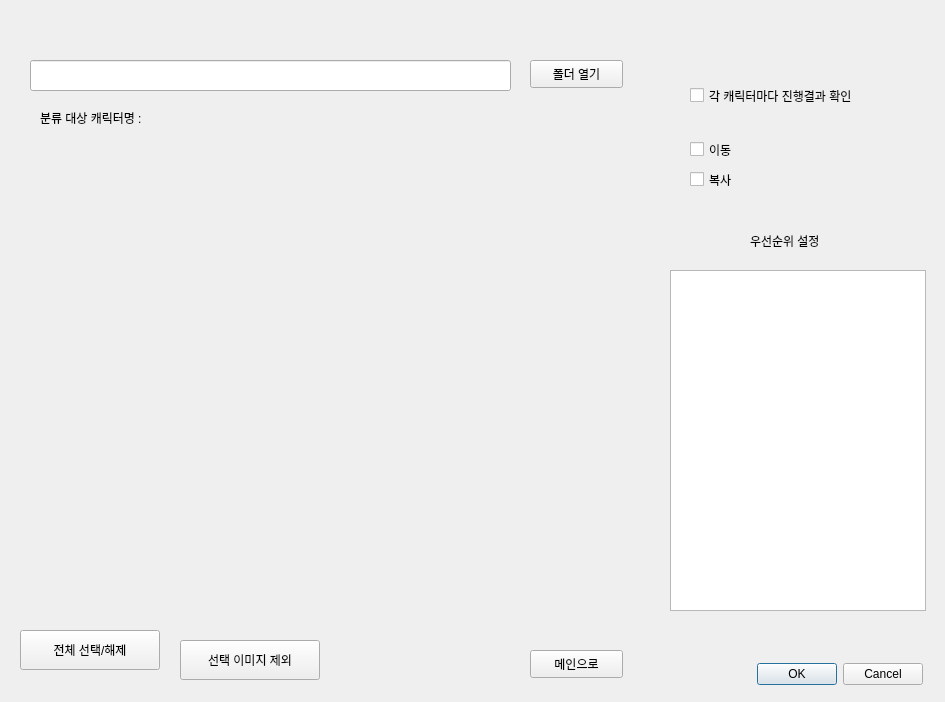
<?xml version="1.0" encoding="UTF-8"?>
<ui version="4.0">
 <class>Form</class>
 <widget class="QWidget" name="Form">
  <property name="geometry">
   <rect>
    <x>0</x>
    <y>0</y>
    <width>945</width>
    <height>702</height>
   </rect>
  </property>
  <property name="windowTitle">
   <string>이미지 자동 분류</string>
  </property>
  <widget class="QPushButton" name="buttonMain">
   <property name="geometry">
    <rect>
     <x>530</x>
     <y>650</y>
     <width>93</width>
     <height>28</height>
    </rect>
   </property>
   <property name="text">
    <string>메인으로</string>
   </property>
  </widget>
  <widget class="QLineEdit" name="lineEdit">
   <property name="geometry">
    <rect>
     <x>30</x>
     <y>60</y>
     <width>481</width>
     <height>31</height>
    </rect>
   </property>
  </widget>
  <widget class="QPushButton" name="pushButton">
   <property name="geometry">
    <rect>
     <x>530</x>
     <y>60</y>
     <width>93</width>
     <height>28</height>
    </rect>
   </property>
   <property name="text">
    <string>폴더 열기</string>
   </property>
  </widget>
  <widget class="QDialogButtonBox" name="buttonBox">
   <property name="geometry">
    <rect>
     <x>730</x>
     <y>660</y>
     <width>193</width>
     <height>28</height>
    </rect>
   </property>
   <property name="standardButtons">
    <set>QDialogButtonBox::Cancel|QDialogButtonBox::Ok</set>
   </property>
  </widget>
  <widget class="QPushButton" name="pushButton_2">
   <property name="geometry">
    <rect>
     <x>20</x>
     <y>630</y>
     <width>140</width>
     <height>40</height>
    </rect>
   </property>
   <property name="text">
    <string>전체 선택/해제</string>
   </property>
  </widget>
  <widget class="QPushButton" name="pushButton_3">
   <property name="geometry">
    <rect>
     <x>180</x>
     <y>640</y>
     <width>140</width>
     <height>40</height>
    </rect>
   </property>
   <property name="text">
    <string>선택 이미지 제외</string>
   </property>
  </widget>
  <widget class="QLabel" name="label_2">
   <property name="geometry">
    <rect>
     <x>40</x>
     <y>110</y>
     <width>281</width>
     <height>16</height>
    </rect>
   </property>
   <property name="text">
    <string>분류 대상 캐릭터명 :</string>
   </property>
  </widget>
  <widget class="QCheckBox" name="checkBox">
   <property name="geometry">
    <rect>
     <x>690</x>
     <y>80</y>
     <width>221</width>
     <height>31</height>
    </rect>
   </property>
   <property name="text">
    <string>각 캐릭터마다 진행결과 확인</string>
   </property>
  </widget>
  <widget class="QCheckBox" name="checkBox_2">
   <property name="geometry">
    <rect>
     <x>690</x>
     <y>140</y>
     <width>96</width>
     <height>19</height>
    </rect>
   </property>
   <property name="text">
    <string>이동</string>
   </property>
  </widget>
  <widget class="QCheckBox" name="checkBox_3">
   <property name="geometry">
    <rect>
     <x>690</x>
     <y>170</y>
     <width>96</width>
     <height>19</height>
    </rect>
   </property>
   <property name="text">
    <string>복사</string>
   </property>
  </widget>
  <widget class="QListView" name="listView">
   <property name="geometry">
    <rect>
     <x>670</x>
     <y>270</y>
     <width>256</width>
     <height>341</height>
    </rect>
   </property>
  </widget>
  <widget class="QLabel" name="label_3">
   <property name="geometry">
    <rect>
     <x>750</x>
     <y>230</y>
     <width>101</width>
     <height>21</height>
    </rect>
   </property>
   <property name="text">
    <string>우선순위 설정</string>
   </property>
  </widget>
 </widget>
 <resources/>
 <connections/>
</ui>
